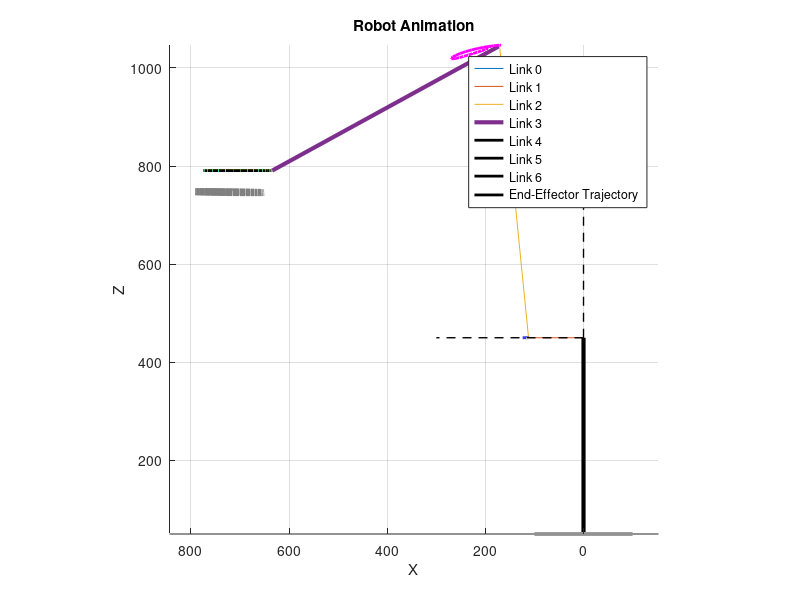
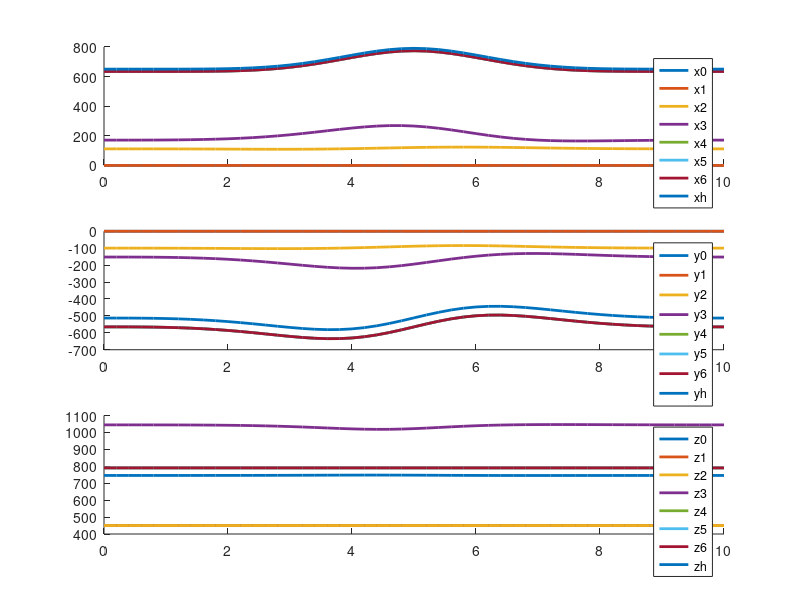
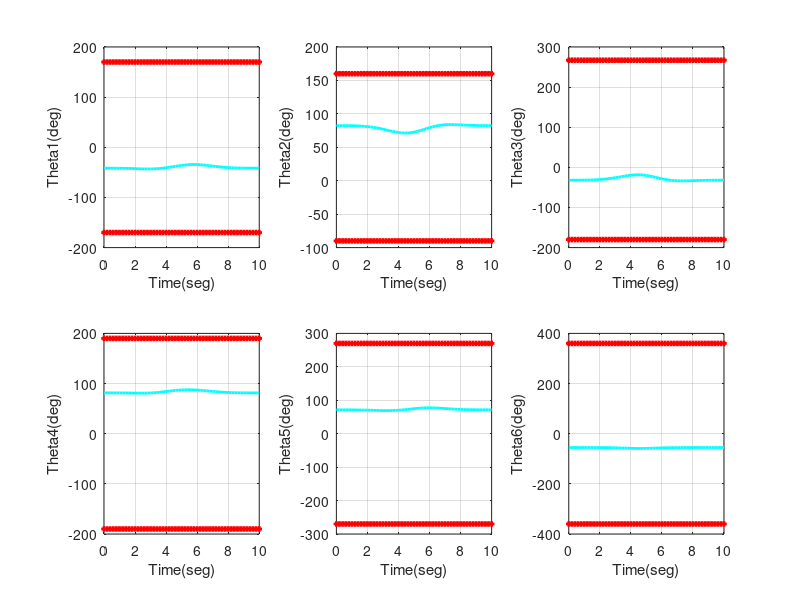

Write the MATLAB code that produced these figures, in order.
clc
clear all
% close all

%Tiempo
T = 10;
np = 50;

% Localizacion de la estacion de trabajo
ex = 0;%mm
ey = 0;%mm
ez = 0;%mm

%Parametros de emplazamiento de tarea
tx = 804.5;%mm
ty = 499.9;%mm
tz =  663.1;%mm
phi = -9.9; %grados

% Parametros del robot
d2 = 150; %mm
d3 = 600; %mm
d4 = 200; %mm
r4 = 640; %mm

bR = 450;
eo = 100;

% Parametros del organo terminal
rho = -22;   %Grados
dhx = -49.8; %mm
dhy = 0;     %mm
dhz = 504;   %mm

% Vertices para graficar el cuerpo del robot.
p0r = [0 0 0 1]';
p1r = [0 0 bR 1]';
p2r = [0 d2 bR 1]';
p3r = [0 d2 bR+d3 1]';
p4r = [0 d2 bR+d3+d4 1]';
p5r = [0 d2+r4 bR+d3+d4 1]';
p6r = [0 d2+r4+eo bR+d3+d4 1]';

% Vertices para graficar el cuerpo del robot.
p0h = [0 0 0 1]';
p1h = [0 300 0 1]';
p2h = [0 404 -104*tan(deg2rad(22)) 1]';


% Limites articulares
th1min =-170; %deg
th1max = 170; %deg
th1mean=((th1max+th1min)/2);
delth1mx =abs(th1max-th1mean);

th2min =-90;  %deg
th2max = 160; %deg
th2mean=((th2max+th2min)/2);
delth2mx=abs(th2max-th2mean);

th3min =-180; %deg
th3max = 267; %deg
th3mean=((th3max+th3min)/2);
delth3mx=abs(th3max-th3mean);

th4min =-190; %deg
th4max = 190; %deg
th4mean=((th4max+th4min)/2);
delth4mx=abs(th4max-th4mean);

th5min =-270; %deg
th5max = 270; %deg
th5mean=((th5max+th5min)/2);
delth5mx=abs(th5max-th5mean);

th6min =-360; %deg
th6max = 360; %deg
th6mean=((th6max+th6min)/2);
delth6mx=abs(th6max-th6mean);

% Velocidades maximas
th1pmax = 230; %deg/s
th2pmax = 225; %deg/s
th3pmax = 230; %deg/s
th4pmax = 430; %deg/s
th5pmax = 430; %deg/s
th6pmax = 630; %deg/s

% Variables articulares en grados
th1g=zeros(1,np);
th2g=zeros(1,np);
th3g=zeros(1,np);
th4g=zeros(1,np);
th5g=zeros(1,np);
th6g=zeros(1,np);
time=zeros(1,np);

x0g=zeros(1,np);
y0g=zeros(1,np);
z0g=zeros(1,np);

x1g=zeros(1,np);
y1g=zeros(1,np);
z1g=zeros(1,np);

x2g=zeros(1,np);
y2g=zeros(1,np);
z2g=zeros(1,np);

x3g=zeros(1,np);
y3g=zeros(1,np);
z3g=zeros(1,np);

x4g=zeros(1,np);
y4g=zeros(1,np);
z4g=zeros(1,np);

x5g=zeros(1,np);
y5g=zeros(1,np);
z5g=zeros(1,np);

x6g=zeros(1,np);
y6g=zeros(1,np);
z6g=zeros(1,np);

xhg=zeros(1,np);
yhg=zeros(1,np);
zhg=zeros(1,np);

%Parametros del movimiento del robot:
%solucion del mip del robot:

%Epsilon
e1=1;
e2=1;
e4=-1;

% Matriz del marco 6 al marco de la herramienta

T6h=[cos(deg2rad(rho))   0   -sin(deg2rad(rho))    dhx;
        0       1       0        dhy;
     sin(deg2rad(rho))   0    cos(deg2rad(rho))    dhx;
        0       0       0         1 ];    
    
Th6=inv(T6h);


% Emplazamiento en el piso:

TE0=[1  0  0 ex ;
     0  1  0 ey   ;
     0  0  1 ez+bR ;
     0  0  0  1  ];

% Emplazamiento de la tarea:
TEt =[ 0  -1   0  tx ;
       0   0  -1  ty ;
       1   0   0  tz ;
       0   0   0  1  ];
   
T0E=inv(TE0);
T0t=T0E*TEt;

R0T=[T0t(1,1) T0t(1,2) T0t(1,3)
     T0t(2,1) T0t(2,2) T0t(2,3)
     T0t(3,1) T0t(3,2) T0t(3,3)];
 

% Especificacion de los parametros de la ruta deseada de la herramienta;
% xinih=300;
% delx=0;
% 
% yinih=10;
% dely=150;

zinih=100;
delz=10;

% Orientacion en angulos de Euler
alphaini=deg2rad(0);
delalpha=deg2rad(0);

betaini=deg2rad(0);
delbeta=deg2rad(0);

gammaini=deg2rad(0);
delgamma=deg2rad(0);

for i=0:np
    t=T*i/np;
    
    % Especificacion de las coordenadas operacionales de la herramienta con respecto al marco de la tarea como funcion cicloidal del tiempo
    funct = (t/T) - (1/(2*pi)) * (sin(2*pi*t/T));
    
    alpha=alphaini+delalpha*funct;
    beta=betaini+delbeta*funct;
    gamma=gammaini+delgamma*funct;
    
    Rthd11 = cos(alpha)*cos(beta);
    Rthd21 = sin(alpha)*cos(beta);
    Rthd31 =-sin(beta);
    Rthd12 = cos(alpha)*sin(beta)*sin(gamma)-sin(alpha)*cos(gamma);
    Rthd22 = sin(alpha)*sin(beta)*sin(gamma)+cos(alpha)*cos(gamma);
    Rthd32 = cos(beta)*sin(gamma);
    Rthd13 = cos(alpha)*sin(beta)*cos(gamma)+sin(alpha)*sin(gamma);
    Rthd23 = sin(alpha)*sin(beta)*cos(gamma)-cos(alpha)*sin(gamma);
    Rthd33 =  cos(beta)*cos(gamma);
    
    Rthd=[Rthd11 Rthd12 Rthd13;
          Rthd21 Rthd22 Rthd23;
          Rthd31 Rthd32 Rthd33];

%     xph=xinih+delx*funt;
%     yph=yinih+dely*funt;
%     zph=zinih+delz*funct;
    
%     % Coordenadas del centro del círculo
    x_center = 100; % Coordenada x del centro del círculo
    y_center = 1000;  % Coordenada y del centro del círculo

    % Radio del círculo
    radius = 70;   % Radio del círculo

    % Cálculo de las coordenadas x e y en función del tiempo para seguir un círculo
    xph1 = x_center + radius * cos(2*pi*funct);
    yph1 = y_center + radius * sin(2*pi*funct);
    zph1 = zinih;

%            xph yph zph
%     TEt =[ 0  -1   0  tx ;    xph1
%            0   0  -1  ty ;    yph1
%            1   0   0  tz ;    zph1
%            0   0   0  1  ];
    
    xph = zph1;
    yph = xph1;
    zph = yph1;

    % Cálculo de las variaciones en las coordenadas x, y, z y en los ángulos de orientación alpha, beta y gamma
    delx = 0;%(2*pi*radius/T) * (-sin(2*pi*t/T));
    dely = 0;%(2*pi*radius/T) * (cos(2*pi*t/T));
    delz = 0; % No hay variación en la coordenada z
    delalpha = 0; % No hay variación en el ángulo alpha
    delbeta = 0;  % No hay variación en el ángulo beta
    delgamma = 0; % No hay variación en el ángulo gamma

    
    % Matriz homogenea de la pose deseada del marco h c.r al marco t;
    Tthd=[Rthd(1,1) Rthd(1,2) Rthd(1,3) xph;
          Rthd(2,1) Rthd(2,2) Rthd(2,3) yph;
          Rthd(3,1) Rthd(3,2) Rthd(3,3) zph;
           0        0          0         1];

    %Especificacion del estado de velocidad de la herramienta,
    %con respecto al marco t de la tarea.
    funtp=(1/T)*(1-cos(2*pi*t/T));
    
    xphpun=delx*funtp;
    yphpun=dely*funtp;
    zphpun=delz*funtp;
    
    alphahpun=delalpha*funtp;
    betahpun=delbeta*funtp;
    gammahpun=delgamma*funtp;
    
    wxh=gammahpun;
    wyh=betahpun;
    wzh=alphahpun; 
    
    % Matriz de la pose deseada del marco h c.r al marco 0 
    T0hd=T0t*Tthd;
    % Matriz de la pose deseada del marco 6 c.r al marco 0:
    T06d=T0hd*Th6; 

    %MATRIZ SNAP DEFINICION DE LOS ELEMENTOS DE LA MATRIZ SNAP PARA SU USO EN EL MIP
    SX=T06d(1,1);
    SY=T06d(2,1);
    SZ=T06d(3,1);

    NX=T06d(1,2);
    NY=T06d(2,2);
    NZ=T06d(3,2);

    AX=T06d(1,3);
    AY=T06d(2,3);
    AZ=T06d(3,3);

    PX=T06d(1,4);
    PY=T06d(2,4);
    PZ=T06d(3,4);

    Snap=[SX NX AX PX
          SY NY AY PY
          SZ NZ AZ PZ
          0  0  0  1];
      
    %Calculo del estado de velocidad deseado de la herramienta con respecto
    % al marco 0
    vph_t=[xphpun yphpun zphpun]';
    whh_t=[wxh wyh wzh]';

    vph_0=R0T*vph_t;
    whh_0=R0T*whh_t;

    vphy_0(i+1)=vph_0(2);

    %Calculo del estado de veocidad deseado  del marco n,
    %con respecto al marco 0:

    rnh_0=[AX*tx AY*ty AZ*tz];
    wnn_0=whh_0;

    difvnhx_0=wnn_0(2)*rnh_0(3)-wnn_0(3)*rnh_0(2);
    difvnhy_0=wnn_0(3)*rnh_0(1)-wnn_0(1)*rnh_0(3);
    difvnhz_0=wnn_0(1)*rnh_0(2)-wnn_0(2)*rnh_0(1);

    difvnh_0=[difvnhx_0 difvnhy_0 difvnhz_0];
    von_0= vph_0-difvnh_0;
    Spun_0=[von_0(1) von_0(2) von_0(3) wnn_0(1) wnn_0(2) wnn_0(3)]';

    % Calculo de las variables articulares:
    th1 = atan2(e1 * PY,e1 * PX);

    z1 = -d2 + PX * cos(th1) + PY * sin(th1);
    b1 = 2 * (-(d4 * PZ) - r4 * z1);
    b2 = 2 * (PZ *r4 - d4 * z1);
    b3 = d3^2 - d4^2 - PZ^2 - r4^2 - z1^2;

    SQ = (b1 * b3 + b2 * sqrt(b1^2 + b2^2 - b3^2)*e2)/(b1^2 + b2^2);
    CQ = (b2 * b3 - b1 * sqrt(b1^2 + b2^2 - b3^2)*e2)/(b1^2 + b2^2);

    th2 = atan2(-((-PZ-r4 * CQ + d4 * SQ)/(d3)),(z1 - d4 * CQ - r4 * SQ)/(d3));

    th3 = atan2(SQ,CQ)-th2;

    X = -(AY * cos(th1)) + AX * sin(th1);
    Y = -(AX * cos(th1) * cos(th2 + th3)) - AY * cos(th2 + th3) * sin(th1) - AZ * sin(th2 + th3);

    th4 = atan2(-X * e4,Y * e4);

    Y12 = -(cos(th4) * (AX * cos(th1) * cos(th2 + th3) + AY * cos(th2 + th3) * sin(th1) + AZ * sin(th2 + th3))) - (- (AY * cos(th1) + AX * sin(th1))*sin(th4));
    Y1 = - AZ*cos(th2+th3) - AX*cos(th1)*sin(th2+th3)-AY*sin(th1)*sin(th2 + th3);

    th5 = atan2(-Y12,-Y1);

    Y22 = - (cos(th4)*(-SY * cos(th1) + SX * sin(th1))) + (SX*cos(th1)*cos(th2+th3) + SY*cos(th2+th3)*sin(th1)+SZ*sin(th2+th3))*sin(th4);
    Y21 = - (cos(th4)*(-NY * cos(th1) + NX * sin(th1))) + (NX*cos(th1)*cos(th2+th3) + NY*cos(th2+th3)*sin(th1)+NZ*sin(th2+th3))*sin(th4);

    th6 = atan2(-Y22,-Y21);

    % Matriz jacobiana
    J11 = (-d2 - d3*cos(th2) - d4*cos(th2 + th3) - r4*sin(th2 + th3))*sin(th1);
    J21 = (d2 + d3*cos(th2) + d4*cos(th2 + th3) + r4*sin(th2 + th3))*cos(th1);
    J31 = 0;
    J41 = 0;
    J51 = 0;
    J61 = 1;
    J12 = (-d3*sin(th2) - d4*sin(th2 + th3) + r4*cos(th2 + th3))*cos(th1);
    J22 = (-d3*sin(th2) - d4*sin(th2 + th3) + r4*cos(th2 + th3))*sin(th1);
    J32 = d3*cos(th2) + d4*cos(th2 + th3) + r4*sin(th2 + th3);
    J42 = sin(th1);
    J52 = -cos(th1);
    J62 = 0;
    J13 = (-d4*sin(th2 + th3) + r4*cos(th2 + th3))*cos(th1);
    J23 = (-d4*sin(th2 + th3) + r4*cos(th2 + th3))*sin(th1);
    J33 = d4*cos(th2 + th3) + r4*sin(th2 + th3);
    J43 = sin(th1);
    J53 = -cos(th1);
    J63 = 0;
    J14 = 0;
    J24 = 0;
    J34 = 0;
    J44 = sin(th2 + th3)*cos(th1);
    J54 = sin(th1)*sin(th2 + th3);
    J64 = -cos(th2 + th3);
    J15 = 0;
    J25 = 0;
    J35 = 0;
    J45 = sin(th1)*cos(th4) - sin(th4)*cos(th1)*cos(th2 + th3);
    J55 = -sin(th1)*sin(th4)*cos(th2 + th3) - cos(th1)*cos(th4);
    J65 = -sin(th4)*sin(th2 + th3);
    J16 = 0;
    J26 = 0;
    J36 = 0;
    J46 = sin(th1)*sin(th4)*sin(th5) + sin(th5)*cos(th1)*cos(th4)*cos(th2 + th3) + sin(th2 + th3)*cos(th1)*cos(th5);
    J56 = sin(th1)*sin(th5)*cos(th4)*cos(th2 + th3) + sin(th1)*sin(th2 + th3)*cos(th5) - sin(th4)*sin(th5)*cos(th1);
    J66 = sin(th5)*sin(th2 + th3)*cos(th4) - cos(th5)*cos(th2 + th3);


    JTA=[J11 J12 J13 J14 J15 J16;
         J21 J22 J23 J24 J25 J26;
         J31 J32 J33 J34 J35 J36];

    JRW=[ J44 J45 J46;
          J54 J55 J56;
          J64 J65 J66];

    Mtrs1=sqrt(det(JTA*JTA'));
    Mrts1=sqrt(det(JRW+JRW'));

    J=  [J11 J12 J13 J14 J15 J16;
         J21 J22 J23 J24 J25 J26;
         J31 J32 J33 J34 J35 J36;
         J41 J42 J43 J44 J45 J46;
         J51 J52 J53 J54 J55 J56;
         J61 J62 J63 J64 J65 J66];

    %Calculo de las velocidades articulares:
    qp=inv(J)*Spun_0;
    th1p(i+1)=qp(1);
    th2p(i+1)=qp(2);
    th3p(i+1)=qp(3);
    th4p(i+1)=qp(4);
    th5p(i+1)=qp(5);
    th6p(i+1)=qp(6);
     

    %PREPARACION DE MATRICES PARA LA ANIMACION:;
    %MATRICES DE TRANSFORMACION HOMOGENEAS

%     Tramsformation matrix 0 T 6
    T0T611 = ((sin(th1)*sin(th4) + cos(th1)*cos(th4)*cos(th2 + th3))*cos(th5) - sin(th5)*sin(th2 + th3)*cos(th1))*cos(th6) + (sin(th1)*cos(th4) - sin(th4)*cos(th1)*cos(th2 + th3))*sin(th6);
    T0T621 = ((sin(th1)*cos(th4)*cos(th2 + th3) - sin(th4)*cos(th1))*cos(th5) - sin(th1)*sin(th5)*sin(th2 + th3))*cos(th6) + (-sin(th1)*sin(th4)*cos(th2 + th3) - cos(th1)*cos(th4))*sin(th6);
    T0T631 = (sin(th5)*cos(th2 + th3) + sin(th2 + th3)*cos(th4)*cos(th5))*cos(th6) - sin(th4)*sin(th6)*sin(th2 + th3);
    T0T612 = -((sin(th1)*sin(th4) + cos(th1)*cos(th4)*cos(th2 + th3))*cos(th5) - sin(th5)*sin(th2 + th3)*cos(th1))*sin(th6) + (sin(th1)*cos(th4) - sin(th4)*cos(th1)*cos(th2 + th3))*cos(th6);
    T0T622 = -((sin(th1)*cos(th4)*cos(th2 + th3) - sin(th4)*cos(th1))*cos(th5) - sin(th1)*sin(th5)*sin(th2 + th3))*sin(th6) + (-sin(th1)*sin(th4)*cos(th2 + th3) - cos(th1)*cos(th4))*cos(th6);
    T0T632 = -(sin(th5)*cos(th2 + th3) + sin(th2 + th3)*cos(th4)*cos(th5))*sin(th6) - sin(th4)*sin(th2 + th3)*cos(th6);
    T0T613 = (sin(th1)*sin(th4) + cos(th1)*cos(th4)*cos(th2 + th3))*sin(th5) + sin(th2 + th3)*cos(th1)*cos(th5);
    T0T623 = (sin(th1)*cos(th4)*cos(th2 + th3) - sin(th4)*cos(th1))*sin(th5) + sin(th1)*sin(th2 + th3)*cos(th5);
    T0T633 = sin(th5)*sin(th2 + th3)*cos(th4) - cos(th5)*cos(th2 + th3);
    T0T614 = d2*cos(th1) + d3*cos(th1)*cos(th2) + d4*cos(th1)*cos(th2 + th3) + r4*sin(th2 + th3)*cos(th1);
    T0T624 = d2*sin(th1) + d3*sin(th1)*cos(th2) + d4*sin(th1)*cos(th2 + th3) + r4*sin(th1)*sin(th2 + th3);
    T0T634 = d3*sin(th2) + d4*sin(th2 + th3) - r4*cos(th2 + th3);

%     Tramsformation matrix 0 T 5
    T0T511 = (sin(th1)*sin(th4) + cos(th1)*cos(th4)*cos(th2 + th3))*cos(th5) - sin(th5)*sin(th2 + th3)*cos(th1);
    T0T521 = (sin(th1)*cos(th4)*cos(th2 + th3) - sin(th4)*cos(th1))*cos(th5) - sin(th1)*sin(th5)*sin(th2 + th3);
    T0T531 = sin(th5)*cos(th2 + th3) + sin(th2 + th3)*cos(th4)*cos(th5);
    T0T512 = -(sin(th1)*sin(th4) + cos(th1)*cos(th4)*cos(th2 + th3))*sin(th5) - sin(th2 + th3)*cos(th1)*cos(th5);
    T0T522 = -(sin(th1)*cos(th4)*cos(th2 + th3) - sin(th4)*cos(th1))*sin(th5) - sin(th1)*sin(th2 + th3)*cos(th5);
    T0T532 = -sin(th5)*sin(th2 + th3)*cos(th4) + cos(th5)*cos(th2 + th3);
    T0T513 = sin(th1)*cos(th4) - sin(th4)*cos(th1)*cos(th2 + th3);
    T0T523 = -sin(th1)*sin(th4)*cos(th2 + th3) - cos(th1)*cos(th4);
    T0T533 = -sin(th4)*sin(th2 + th3);
    T0T514 = d2*cos(th1) + d3*cos(th1)*cos(th2) + d4*cos(th1)*cos(th2 + th3) + r4*sin(th2 + th3)*cos(th1);
    T0T524 = d2*sin(th1) + d3*sin(th1)*cos(th2) + d4*sin(th1)*cos(th2 + th3) + r4*sin(th1)*sin(th2 + th3);
    T0T534 = d3*sin(th2) + d4*sin(th2 + th3) - r4*cos(th2 + th3);

%     Tramsformation matrix 0 T 4
    T0T411 = sin(th1)*sin(th4) + cos(th1)*cos(th4)*cos(th2 + th3);
    T0T421 = sin(th1)*cos(th4)*cos(th2 + th3) - sin(th4)*cos(th1);
    T0T431 = sin(th2 + th3)*cos(th4);
    T0T412 = sin(th1)*cos(th4) - sin(th4)*cos(th1)*cos(th2 + th3);
    T0T422 = -sin(th1)*sin(th4)*cos(th2 + th3) - cos(th1)*cos(th4);
    T0T432 = -sin(th4)*sin(th2 + th3);
    T0T413 = sin(th2 + th3)*cos(th1);
    T0T423 = sin(th1)*sin(th2 + th3);
    T0T433 = -cos(th2 + th3);
    T0T414 = d2*cos(th1) + d3*cos(th1)*cos(th2) + d4*cos(th1)*cos(th2 + th3) + r4*sin(th2 + th3)*cos(th1);
    T0T424 = d2*sin(th1) + d3*sin(th1)*cos(th2) + d4*sin(th1)*cos(th2 + th3) + r4*sin(th1)*sin(th2 + th3);
    T0T434 = d3*sin(th2) + d4*sin(th2 + th3) - r4*cos(th2 + th3);

%     Tramsformation matrix 0 T 3
    T0T311 = cos(th1)*cos(th2 + th3);
    T0T321 = sin(th1)*cos(th2 + th3);
    T0T331 = sin(th2 + th3);
    T0T312 = -sin(th2 + th3)*cos(th1);
    T0T322 = -sin(th1)*sin(th2 + th3);
    T0T332 = cos(th2 + th3);
    T0T313 = sin(th1);
    T0T323 = -cos(th1);
    T0T333 = 0;
    T0T314 = d2*cos(th1) + d3*cos(th1)*cos(th2);
    T0T324 = d2*sin(th1) + d3*sin(th1)*cos(th2);
    T0T334 = d3*sin(th2);

%     Tramsformation matrix 0 T 2
    T0T211 = cos(th1)*cos(th2);
    T0T221 = sin(th1)*cos(th2);
    T0T231 = sin(th2);
    T0T212 = -sin(th2)*cos(th1);
    T0T222 = -sin(th1)*sin(th2);
    T0T232 = cos(th2);
    T0T213 = sin(th1);
    T0T223 = -cos(th1);
    T0T233 = 0;
    T0T214 = d2*cos(th1);
    T0T224 = d2*sin(th1);
    T0T234 = 0;

    % Tramsformation matrix 0 T 1
    T0T111 = cos(th1);
    T0T121 = sin(th1);
    T0T131 = 0;
    T0T112 = -sin(th1);
    T0T122 = cos(th1);
    T0T132 = 0;
    T0T113 = 0;
    T0T123 = 0;
    T0T133 = 1;
    T0T114 = 0;
    T0T124 = 0;
    T0T134 = 0;

    T01 = [T0T111 T0T112 T0T113 T0T114;
           T0T121 T0T122 T0T123 T0T124;
           T0T131 T0T132 T0T133 T0T134;
           0      0      0      1];

    T02 = [T0T211 T0T212 T0T213 T0T214;
           T0T221 T0T222 T0T223 T0T224;
           T0T231 T0T232 T0T233 T0T234;
           0      0      0      1];

    T03 = [T0T311 T0T312 T0T313 T0T314;
           T0T321 T0T322 T0T323 T0T324;
           T0T331 T0T332 T0T333 T0T334;
           0      0      0      1];

    T04 = [T0T411 T0T412 T0T413 T0T414;
           T0T421 T0T422 T0T423 T0T424;
           T0T431 T0T432 T0T433 T0T434;
           0      0      0      1];

    T05 = [T0T511 T0T512 T0T513 T0T514;
           T0T521 T0T522 T0T523 T0T524;
           T0T531 T0T532 T0T533 T0T534;
           0      0      0      1];

    T06 = [T0T611 T0T612 T0T613 T0T614;
           T0T621 T0T622 T0T623 T0T624;
           T0T631 T0T632 T0T633 T0T634;
           0      0      0      1];
    
    T0h=T06*T6h;

    % Poses de los marcos de la cadena cinematica
    TE1=TE0*T01;
    TE2=TE0*T02;
    TE3=TE0*T03;
    TE4=TE0*T04;
    TE5=TE0*T05;
    TE6=TE0*T06;
    TEh=TE0*T0h; 

    T01 = [cos(th1) -sin(th1) 0 0;sin(th1) cos(th1) 0 0;0 0 1 0;0 0 0 1];
    T12 = [cos(th2) -sin(th2) 0 d2; 0 0 -1 0;sin(th2) cos(th2) 0 0;0 0 0 1];
    T23 = [cos(th3) -sin(th3) 0 d3;sin(th3) cos(th3) 0 0;0 0 1 0;0 0 0 1];
    T34 = [cos(th4) -sin(th4) 0 d4; 0 0 -1 -r4;sin(th4) cos(th4) 0 0;0 0 0 1];
    T45 = [cos(th5) -sin(th5) 0 0; 0 0 1 0;-sin(th5) -cos(th5) 0 0;0 0 0 1];
    T56 = [cos(th6) -sin(th6) 0 0; 0 0 -1 0;sin(th6) cos(th6) 0 0;0 0 0 1];
    
    % COORDENASD DE LA FIGURA 1 (EMPLAZADO)
    x0=TE0(1,4);
    y0=TE0(2,4);
    z0=TE0(3,4);

    x1=TE1(1,4);
    y1=TE1(2,4);
    z1=TE1(3,4);

    x2=TE2(1,4);
    y2=TE2(2,4);
    z2=TE2(3,4);

    x3=TE3(1,4);
    y3=TE3(2,4);
    z3=TE3(3,4);

    x4=TE4(1,4);
    y4=TE4(2,4);
    z4=TE4(3,4);

    x5=TE5(1,4);
    y5=TE5(2,4);
    z5=TE5(3,4);

    x6=TE6(1,4);
    y6=TE6(2,4);
    z6=TE6(3,4);
    
    xh=TEh(1,4);
    yh=TEh(2,4);
    zh=TEh(3,4);
    
    th1g(i+1)=rad2deg(th1);
    th2g(i+1)=rad2deg(th2);
    th3g(i+1)=rad2deg(th3);
    th4g(i+1)=rad2deg(th4);
    th5g(i+1)=rad2deg(th5);
    th6g(i+1)=rad2deg(th6);
    time(i+1)=t;
        
    x0g(i+1)=x0;
    y0g(i+1)=y0;
    z0g(i+1)=z0;
    
    x1g(i+1)=x1;
    y1g(i+1)=y1;
    z1g(i+1)=z1;
    
    x2g(i+1)=x2;
    y2g(i+1)=y2;
    z2g(i+1)=z2;
    
    x3g(i+1)=x3;
    y3g(i+1)=y3;
    z3g(i+1)=z3;
    
    x4g(i+1)=x4;
    y4g(i+1)=y4;
    z4g(i+1)=z4;
    
    x5g(i+1)=x5;
    y5g(i+1)=y5;
    z5g(i+1)=z5;
    
    x6g(i+1)=x6;
    y6g(i+1)=y6;
    z6g(i+1)=z6;
    
    xhg(i+1)=xh;
    yhg(i+1)=yh;
    zhg(i+1)=zh;

    % Definicion de cadenas cinematica
    r1x=[x0 x1];
    r1y=[y0 y1];
    r1z=[z0 z1];

    r2x=[x1 x2];
    r2y=[y1 y2];
    r2z=[z1 z2];

    r3x=[x2 x3];
    r3y=[y2 y3];
    r3z=[z2 z3];
    
    r4x=[x3 x4];
    r4y=[y3 y4];
    r4z=[z3 z4];

    r5x=[x4 x5];
    r5y=[y4 y5];
    r5z=[z4 z5];

    r6x=[x5 x6];
    r6y=[y5 y6];
    r6z=[z5 z6];
    
    rhx=[x6 xh];
    rhy=[y6 yh];
    rhz=[z6 zh];

    rz=[0 0];
    
    % Definicion de vastago
    ss1=[0 0 -400 1]';
    xx1=TE0*ss1;
    s1x=[TE0(1,4) xx1(1)];
    s1y=[TE0(2,4) xx1(2)];
    s1z=[TE0(3,4) xx1(3)];

    % Definicion de la base
    ss2=[100 100 -400 1]';
    xx2=TE0*ss2;

    ss3=[-100 100 -400 1]';
    xx3=TE0*ss3;

    ss4=[100 -100 -400 1]';
    xx4=TE0*ss4;

    ss5=[-100 -100 -400 1]';
    xx5=TE0*ss5;

    b1x=[xx2(1) xx3(1)];
    b1y=[xx2(2) xx3(2)];
    b1z=[xx2(3) xx3(3)];

    b2x=[xx3(1) xx5(1)];
    b2y=[xx3(2) xx5(2)];
    b2z=[xx3(3) xx5(3)];

    b3x=[xx5(1) xx4(1)];
    b3y=[xx5(2) xx4(2)];
    b3z=[xx5(3) xx4(3)];

    b4x=[xx4(1) xx2(1)];
    b4y=[xx4(2) xx2(2)];
    b4z=[xx4(3) xx2(3)];
    
    %Graficar Robo
    RJ0 = TE0 * p0r;
    RJ1 = TE1 * p1r;
    RJ2 = TE2 * p2r;
    RJ3 = TE3 * p3r;
    RJ4 = TE4 * p4r;
    RJ5 = TE5 * p5r;
    RJ6 = TE6 * p6r;
    
    %Grafica de Herramienta
    HA0 = TE6 * p0h;
    HA1 = TE6 * p1h;
    HA2 = TE6 * p2h;
    
    RJ0x = [RJ0(1) RJ1(1)];
    RJ0y = [RJ0(2) RJ1(2)];
    RJ0z = [RJ0(3) RJ1(3)];
    
    RJ1x = [RJ1(1) RJ2(1)];
    RJ1y = [RJ1(2) RJ2(2)];
    RJ1z = [RJ1(3) RJ2(3)];
    
    RJ2x = [RJ2(1) RJ3(1)];
    RJ2y = [RJ2(2) RJ3(2)];
    RJ2z = [RJ2(3) RJ3(3)];
    
    RJ3x = [RJ3(1) RJ4(1)];
    RJ3y = [RJ3(2) RJ4(2)];
    RJ3z = [RJ3(3) RJ4(3)];
    
    RJ4x = [RJ4(1) RJ5(1)];
    RJ4y = [RJ4(2) RJ5(2)];
    RJ4z = [RJ4(3) RJ5(3)];
    
    RJ5x = [RJ5(1) RJ6(1)];
    RJ5y = [RJ5(2) RJ6(2)];
    RJ5z = [RJ5(3) RJ6(3)];
    
    RJ6x = [RJ6(1) x6];
    RJ6y = [RJ6(2) y6];
    RJ6z = [RJ6(3) z6];
    
    % Definicion del marco 0
    ss6=[300 0 0 1]';
    xx6=TE0*ss6;
    ss7=[0 300 0 1]';
    xx7=TE0*ss7;
    ss8=[0 0 300 1]';
    xx8=TE0*ss8;

    e1x=[TE0(1,4) xx6(1)];
    e1y=[TE0(2,4) xx6(2)];
    e1z=[TE0(3,4) xx6(3)];

    e2x=[TE0(1,4) xx7(1)];
    e2y=[TE0(2,4) xx7(2)];
    e2z=[TE0(3,4) xx7(3)];

    e3x=[TE0(1,4) xx8(1)];
    e3y=[TE0(2,4) xx8(2)];
    e3z=[TE0(3,4) xx8(3)];
    
    figure (1)
    clf
    hold on
    xlabel('Eje x')
    ylabel('Eje y')
    zlabel('Eje z')
    
    
    plot3(r1x,r1y,r1z,r2x,r2y,r2z,r3x,r3y,r3z,r4x,r4y,r4z,'linewidth',3)

    grid off
    % Define las trayectorias de los marcos del robot
%     plot3(r1x,r1y,r1z,'k-o',r2x,r2y,r2z,'k-o',r3x,r3y,r3z,'k-o',r4x,r4y,r4z,'k-o',r5x,r5y,r5z,'k-o',r6x,r6y,r6z,'k-o','linewidth',3)

% plot3(r1x,r1z,r1y,r2x,r2z,r2y,r3x,r3z,r3y,r4x_rectangulo,r4z_rectangulo,r4y_constante,'linewidth',3)


    % Define la base del robot
    plot3(b1x, b1y, b1z, 'k', 'LineWidth', 2);
    plot3(b2x, b2y, b2z, 'k', 'LineWidth', 2);
    plot3(b3x, b3y, b3z, 'k', 'LineWidth', 2);
    plot3(b4x, b4y, b4z, 'k', 'LineWidth', 2);
    plot3(s1x,s1y,s1z,'k','MarkerSize',5,'linewidth',3)


    % Define los marcos del robot
    plot3(e1x, e1y, e1z, 'k--', 'LineWidth', 1);
    plot3(e2x, e2y, e2z, 'k--', 'LineWidth', 1);
    plot3(e3x, e3y, e3z, 'k--', 'LineWidth', 1);


    xlabel('X');
    ylabel('Y');
    zlabel('Z');
    grid on;
    axis equal;
%     view([.5,.5,.5]);
   view([0,1,0]);
    plot3(xhg, yhg, zhg, '-', 'Color', [0.5 0.5 0.5], 'LineWidth', 5);
end




% Gráfica de la animación del cuerpo del robot
plot3(x0g, y0g, z0g, 'r', 'LineWidth', 2); hold on;
plot3(x1g, y1g, z1g, 'g', 'LineWidth', 2);
plot3(x2g, y2g, z2g, 'b', 'LineWidth', 2);
plot3(x3g, y3g, z3g, 'm', 'LineWidth', 2);
plot3(x4g, y4g, z4g, 'c', 'LineWidth', 2);
plot3(x5g, y5g, z5g, 'y', 'LineWidth', 2);
plot3(x6g, y6g, z6g, 'k', 'LineWidth', 2);

% Trayectoria del órgano terminal
% plot3(xhg, yhg, zhg, '--', 'Color', [0.5 0.5 0.5], 'LineWidth', 1);

% Configuración de la gráfica
xlabel('X');
ylabel('Y');
zlabel('Z');
grid on;
axis equal;
legend('Link 0', 'Link 1', 'Link 2', 'Link 3', 'Link 4', 'Link 5', 'Link 6', 'End-Effector Trajectory');
title('Robot Animation');



figure(2)

subplot(3,1,1);
hold on;
plot(time, x0g, 'LineWidth', 2);
plot(time, x1g, 'LineWidth', 2);
plot(time, x2g, 'LineWidth', 2);
plot(time, x3g, 'LineWidth', 2);
plot(time, x4g, 'LineWidth', 2);
plot(time, x5g, 'LineWidth', 2);
plot(time, x6g, 'LineWidth', 2);
plot(time, xhg, 'LineWidth', 2);
hold off;
legend('x0', 'x1', 'x2', 'x3', 'x4', 'x5', 'x6','xh');

subplot(3,1,2);
hold on;
plot(time, y0g, 'LineWidth', 2);
plot(time, y1g, 'LineWidth', 2);
plot(time, y2g, 'LineWidth', 2);
plot(time, y3g, 'LineWidth', 2);
plot(time, y4g, 'LineWidth', 2);
plot(time, y5g, 'LineWidth', 2);
plot(time, y6g, 'LineWidth', 2);
plot(time, yhg, 'LineWidth', 2);
hold off;
legend('y0', 'y1', 'y2', 'y3', 'y4', 'y5', 'y6','yh');

subplot(3,1,3);
hold on;
plot(time, z0g, 'LineWidth', 2);
plot(time, z1g, 'LineWidth', 2);
plot(time, z2g, 'LineWidth', 2);
plot(time, z3g, 'LineWidth', 2);
plot(time, z4g, 'LineWidth', 2);
plot(time, z5g, 'LineWidth', 2);
plot(time, z6g, 'LineWidth', 2);
plot(time, zhg, 'LineWidth', 2);
hold off;
legend('z0', 'z1', 'z2', 'z3', 'z4', 'z5', 'z6','zh');


figure(3)
subplot(231);
plot(time,th1g,'c','LineWidth',2)
hold on

plot(time,th1max,'--s','LineWidth',2,'MarkerEdgeColor','r','MarkerSize',2)
plot(time,th1min,'--s','LineWidth',2,'MarkerEdgeColor','r','MarkerSize',2)
xlabel('Time(seg)')
ylabel('Theta1(deg)')
grid on

subplot(232);
plot(time,th2g,'c','LineWidth',2)
hold on
plot(time,th2max,'--s','LineWidth',2,'MarkerEdgeColor','r','MarkerFaceColor','r','MarkerSize',2)
plot(time,th2min,'--s','LineWidth',2,'MarkerEdgeColor','r','MarkerSize',2)
  
xlabel('Time(seg)')
ylabel('Theta2(deg)')
grid on

subplot(233);
plot(time,th3g,'c','LineWidth',2)
hold on
plot(time,th3max,'--s','LineWidth',2,'MarkerEdgeColor','r','MarkerFaceColor','r','MarkerSize',2)
plot(time,th3min,'--s','LineWidth',2,'MarkerEdgeColor','r','MarkerSize',2)

xlabel('Time(seg)')
ylabel('Theta3(deg)')
grid on

subplot(234);
plot(time,th4g,'c','LineWidth',2)
hold on
plot(time,th4max,'--s','LineWidth',2,'MarkerEdgeColor','r','MarkerFaceColor','r', 'MarkerSize',2)
plot(time,th4min,'--s','LineWidth',2,'MarkerEdgeColor','r','MarkerSize',2)

xlabel('Time(seg)')
ylabel('Theta4(deg)')
grid on

subplot(235);
plot(time,th5g,'c','LineWidth',2)
hold on
plot(time,th5max,'--s','LineWidth',2,'MarkerEdgeColor','r','MarkerFaceColor','r','MarkerSize',2)
plot(time,th5min,'--s','LineWidth',2,'MarkerEdgeColor','r', 'MarkerSize',2)
 
xlabel('Time(seg)')
ylabel('Theta5(deg)')
grid on

subplot(236);
plot(time,th6g,'c','LineWidth',2)
hold on
plot(time,th6max,'--s','LineWidth',2,'MarkerEdgeColor','r','MarkerFaceColor','r', 'MarkerSize',2)
plot(time,th6min,'--s','LineWidth',2,'MarkerEdgeColor','r','MarkerSize',2)

xlabel('Time(seg)')
ylabel('Theta6(deg)')
grid on
